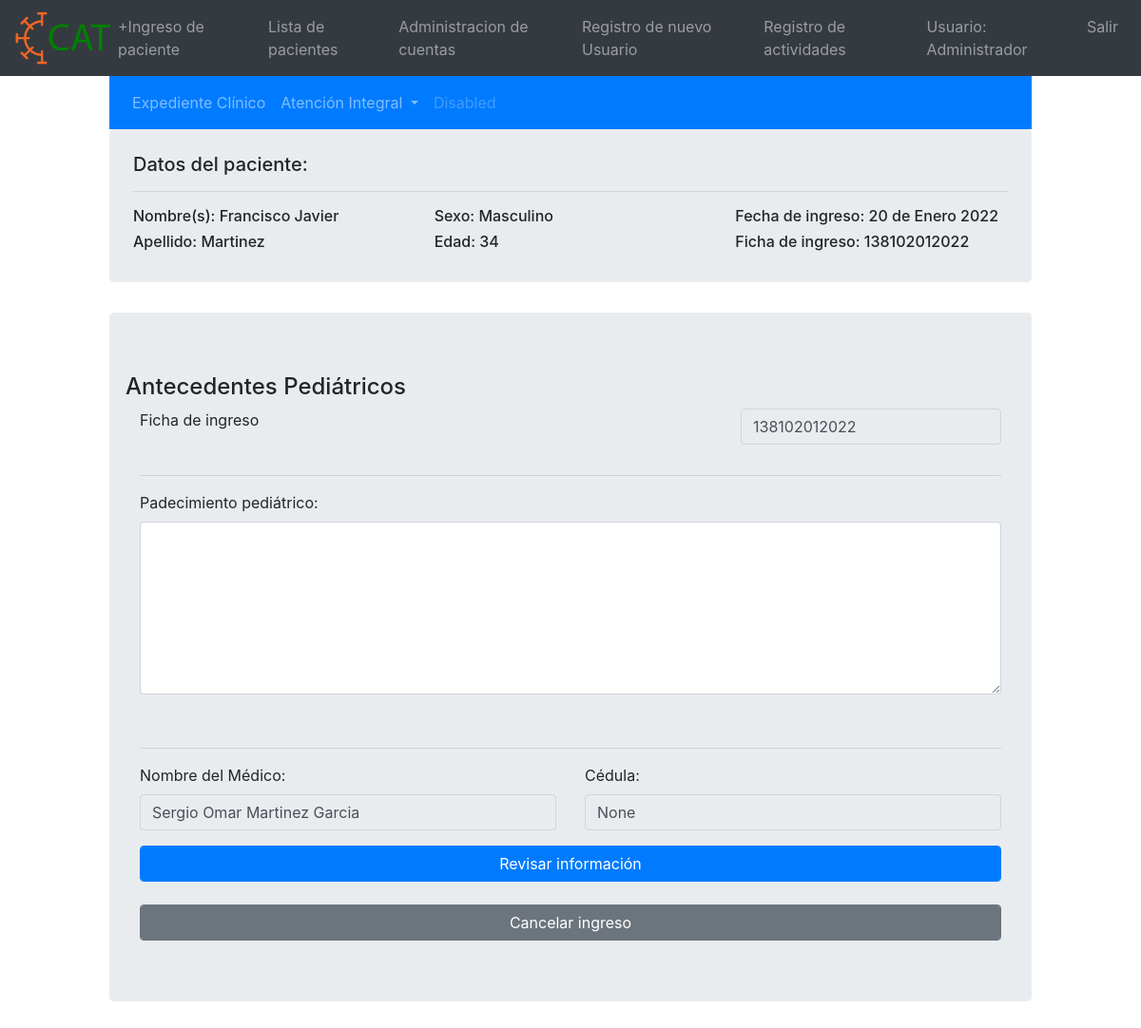
The app's page /antecedentes_pediatricos?enter_id=138102012022 (signed in) with its own data.
### main.py (models this page shows)
class User(db.Model, UserMixin):
    id = db.Column(db.Integer, primary_key=True)
    username = db.Column(db.String(20),nullable=False,unique=True)
    user_names = db.Column(db.String(20),nullable=False,unique=False)
    user_first_lastname=db.Column(db.String(20),nullable=False,unique=False)
    user_second_lastname=db.Column(db.String(20),nullable=True,unique=False)
    password = db.Column(db.String(80),nullable=False)
    set_new_password = db.Column(db.Boolean(),nullable=False)
    user_type = db.Column(db.String(20),nullable=False)
    user_cedula = db.Column(db.String(20),nullable=True)
    active_user = db.Column(db.Boolean(),nullable=False)
    created_by = db.Column(db.String(80),nullable=False)
    register_date = db.Column(db.DateTime, default=datetime.datetime.utcnow)

class Patient(db.Model, UserMixin):
    ct = datetime.datetime.now()
    id = db.Column(db.Integer, primary_key=True)
    enter_id = db.Column(db.Integer,nullable=False,unique=True)
    enter_date = db.Column(db.DateTime, default = datetime.datetime.utcnow)
    informacion_introducida_por = db.Column(db.String(20),nullable=False,unique=True)
    names = db.Column(db.String(20),nullable=False,unique=False)
    first_lastname = db.Column(db.String(30),nullable=False,unique=False)
    second_lastname = db.Column(db.String(30),nullable=False,unique=False)
    dia_nacimiento = db.Column(db.String(3),nullable=False)
    mes_nacimiento = db.Column(db.String(3),nullable=False)
    ano_nacimiento = db.Column(db.String(5),nullable=False)
    address_street = db.Column(db.String(30),nullable=False)
    address_number = db.Column(db.String(30),nullable=False)
    address_cp = db.Column(db.String(30),nullable=False)
    address_colonia = db.Column(db.String(40),nullable=False)
    address_municipio = db.Column(db.String(40),nullable=False)
    address_estado = db.Column(db.String(40),nullable=False)
    address_pais = db.Column(db.String(40),nullable=False)
    gender = db.Column(db.String(20),nullable=False)
    prueba_covid = db.Column(db.String(20),nullable=False)
    saturacion = db.Column(db.String(5),nullable=False)
    padecimientos = db.Column(db.String(250),nullable=False)
    alergias = db.Column(db.String(40))
    persona_responsable_nombre = db.Column(db.String(50),nullable=False)
    persona_responsable_parentesco = db.Column(db.String(30),nullable=False)
    persona_responsable_tel = db.Column(db.String(15))
    persona_informante_nombre = db.Column(db.String(50),nullable=False)
    persona_informante_parentesco = db.Column(db.String(30),nullable=False)
    persona_informante_tel = db.Column(db.String(15))
    ant_heredo_familiares = db.Column(db.Boolean(),default = False)
    ant_personales_no_pat = db.Column(db.Boolean(),default = False)
    ant_personales_pat = db.Column(db.Boolean(), default = False)
    ant_pediatricos = db.Column(db.Boolean(), default = False)
    ant_gineco = db.Column(db.String(), default = False)
    somatometria = db.Column(db.Boolean(), default = False)

### main.py (the view, shortened to what this page needs)
@app.route('/antecedentes_pediatricos', methods=["GET","POST"])
def antecedentes_pediatricos():
    if request.method == "GET":
        data = request.args
        enter_id = data.get("enter_id")
        patient = Patient.query.filter_by(enter_id=enter_id).first()
        age = get_age(int(patient.dia_nacimiento),int(patient.mes_nacimiento),int(patient.ano_nacimiento))
        enter_date = patient.enter_date
        enter_date = f"{enter_date.day} de {format_spanish_month(enter_date.month)} {enter_date.year} "
        return render_template("antecedentes_pediatricos.html", names=patient.names,enter_id=patient.enter_id,first_lastname=patient.first_lastname,gender=patient.gender,age=age,enter_date=enter_date,patient=patient,format_spanish_month=format_spanish_month)

### main.py (called while the page is built)
@login_manager.user_loader
def load_user(user_id):
    return User.query.get(int(user_id))

def get_age(day,month,year):
    dt = datetime.datetime.today()
    cur_day = dt.day
    cur_month = dt.month
    cur_year = dt.year
    age = cur_year - year
    print(f"day={day} month={month} year={year}")
    if cur_month < month:
        age -=1
        return age
    elif(cur_month==month and cur_day<=day):
        age -= 1
        return age
    return age

def format_spanish_month(month):
    month = int(month)
    if month == 1:
        return "Enero"
    elif month == 2:
        return "Febrero"
    elif month == 3:
        return "Marzo"
    elif month == 4:
        return "Abril"
    elif month == 5:
        return "Mayo"
    elif month == 6:
        return "Junio"
    elif month == 7:
        return "Julio"
    elif month == 8:
        return "Agosto"
    elif month == 9:
        return "Septiembre"
    elif month == 10:
        return "Octubre"
    elif month == 11:
        return "Noviembre"
    else:
        return "Diciembre"

### templates/antecedentes_pediatricos.html (shortened to what this page needs)
{%extends "base.html" %}
{%block content%}
<div class="col-1"></div>
<div class="col-10">
    {% from "patient_navbar.html" import patient_navbar with context %}
    {{patient_navbar(enter_id)}}
    {% from "patient_navbar.html" import patient_info with context %}
    {{patient_info( names,first_lastname,gender,age,enter_id,enter_date)}}
        <div class="jumbotron">
            <div class="row">
                    <h4>Antecedentes Pediátricos</h4>
            </div>
        <div class="row">
            <div class="col">
                <div class="form-group">
                    <label>Ficha de ingreso</label>
                </div>
            </div>
            <form method="POST" id="antecedentes_pediatricos_form">
                <div class="col">
                    <div class="form-group">
                    <input class="form-control" type="number" id="enter_id" name="enter_id" readonly value="{{enter_id}}">
                    </div>
                </div>
            </div>
            <hr>
            <div class="row">
                <div class="col-12">
                    <div class="form-group">
                        <label for="padecimiento_actual">Padecimiento pediátrico:</label><br>
                        <textarea class="form-control" rows="7" type="text" id="antecedentes_pediatricos_entrevista" name="antecedentes_pediatricos_entrevista"></textarea><br>
                    </div>
                </div>
            </div>
            <hr>
            <div class="row">
                <div class="col">
                    <div class="form-group">
                        <label for="medico">Nombre del Médico:</label>
                        <input class="form-control" id="nombre_del_medico" name="nombre_del_medico" value="{{current_user.user_names}} {{current_user.user_first_lastname}} {{current_user.user_second_lastname}}"  readonly>
                    </div>
                </div>
                <div class="col">
                    <div class="form-group">
                        <label for="cedula">Cédula:</label>
                        <input class="form-control" name="cedula" id="cedula" value="{{current_user.user_cedula}}" readonly>
                    </div>
                </div>
            </div>
            <button onclick="fill_modal()" type="button" class="btn btn-primary form-control" data-toggle="modal" data-target="#atencion-medica-modal">Revisar información</button>
            <br>
            <br>
            <button type="submit" class="btn btn-secondary form-control">Cancelar ingreso</button>
        <br>
    </div>
</div>
<div class="col-1"></div>
{%endblock%}

### templates/base.html (shortened to what this page needs)
<!DOCTYPE html>
<html lang='es'>
    <head>
        <link rel="stylesheet" href="static/css/bootstrap.min.css">
        <link rel="stylesheet" href="static/css/master.css">
    </head>
    <body>
<nav class="navbar navbar-expand-lg navbar-dark bg-dark">
    <a href="dashboard">
    <img class="logo" src="static/images/cat.png">
    <a>
  <div class="collapse navbar-collapse" id="navbarNavDropdown">
    <ul class="navbar-nav">
      <li class="nav-item">
        <a class="nav-link" href="ingreso_paciente">+Ingreso de paciente</a>
      </li>
      <li class="nav-item">
        <a class="nav-link" href="patients">Lista de pacientes</a>
      </li>
    </ul>
    <ul class="navbar-nav ml-auto">
    <li class="nav-item">
      {% if current_user.type == "Personal administrativo" or current_user.username == "Administrador" %}
      <li class="nav-item">
          <a class="nav-link" href="manage_accounts">Administracion de cuentas</a>
      </li>
      <li class="nav-item">
          <a class="nav-link" href="register">Registro de nuevo Usuario</a>
      </li>
      <li class="nav-item">
          <a class="nav-link" href="log">Registro de actividades</a>
      </li>
      {%endif%}
      {%if current_user.is_authenticated%}
      <li class="nav-item">
          <a class="nav-link">Usuario: {{ current_user.username }}</a>
      </li>
     <li class="nav-item">
          <a class="nav-link" href="logout" >Salir</a>
      </li>
      {% else %}
      <li class="nav-item">
          <a class="nav-link" href="login">Login</a>
      </li>
      {% endif %}
      </ul>
  </div>
</nav>
<div class="container-fluid">
   <div class="row">
    {% block content%}{%endblock%}
    </div>
</div>
</body>
<html>

### templates/patient_navbar.html (shortened to what this page needs)
{% macro patient_navbar(enter_id) %}
<nav class="navbar navbar-expand-lg navbar-dark bg-primary">
  <div class="collapse navbar-collapse" id="navbarSupportedContent">
    <ul class="navbar-nav mr-auto">
      <li class="nav-item">
          <a class="nav-link" role="button" href="patient_dashboard?enter_id={{patient.enter_id}}" aria-haspopup="true" aria-expanded="false">Expediente Clínico</a>
      </li>
      <li class="nav-item dropdown">
        <a class="nav-link dropdown-toggle" href="#" id="navbarDropdown" role="button" data-toggle="dropdown" aria-haspopup="true" aria-expanded="false">
         Atención Integral
        </a>
      </li>
      <li class="nav-item">
        <a class="nav-link disabled" href="#">Disabled</a>
      </li>
    </ul>
 </div>
 </nav>
<link rel="stylesheet" href="static/css/master.css">
{%endmacro%}
{% macro patient_info(names,first_lastname,gender,age,enter_id,enter_date)%}
<div class="jumbotron" style="padding: 25px;">
    <h5> Datos del paciente:</h5>
    <hr>
    <div class="row">
        <div class="col">
            <h6> Nombre(s): {{names}}</h6>
            <h6> Apellido: {{first_lastname}}</h6>
        </div>
        <div class="col">
            <h6>Sexo: {{gender}}</h6>
            <h6>Edad: {{age}}</h6>
        </div>
        <div class="col">
            <h6>Fecha de ingreso: {{enter_date}}</h6>
            <h6>Ficha de ingreso: {{enter_id}}</h6>
        </div>
    </div>
</div>
{% endmacro%}

### records on screen
User: username "Administrador", nombre_del_medico "Sergio Omar Martinez Garcia", cedula "None"
Patient: names "Francisco Javier", first_lastname "Martinez", gender "Masculino", enter "138102012022", enter_id "138102012022"

### other values on screen
{{ age }} "34"
{{ enter_date }} "20 de Enero 2022"
